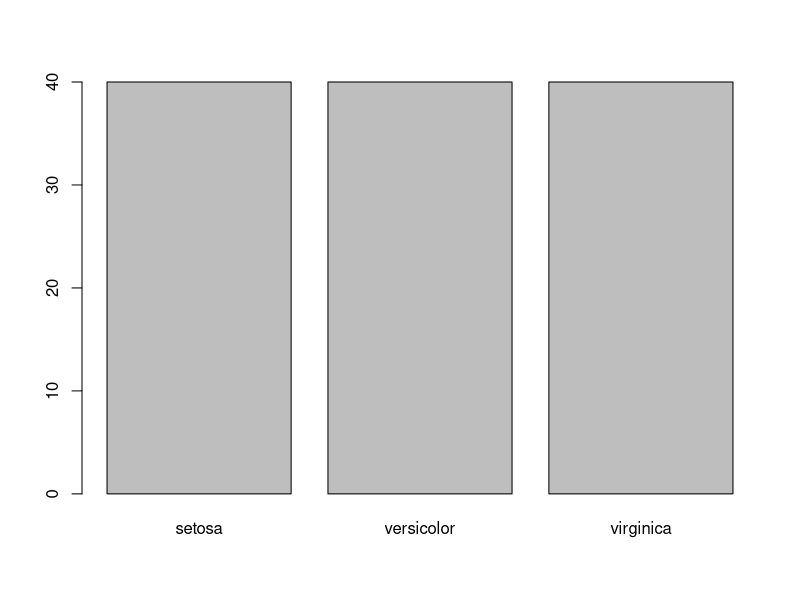

Reproduce this figure in R. (Note: this script raises an error after producing the figure.)
library(caret)

# attach the iris dataset to the environment
data(iris)
# rename the dataset
dataset <- iris

# create a list of 80% of the rows in the original dataset we can use for training
validation_index <- createDataPartition(dataset$Species, p=0.80, list=FALSE)

#select 20% of the data for validation
validation <- dataset[-validation_index,]

# use the remaining 80% of data to training and testing the models
dataset <- dataset[validation_index,]

# Dimensionality
dimensions <- dim(dataset)

# list types for each attribute
type_list <- sapply(dataset, class)

# take a peek at the first 5 rows of the data
peek <- head(dataset)

# list the levels for the class
my_levels <- levels(dataset$Species)

# summarize the class distribution
percentage <- prop.table(table(dataset$Species)) * 100
class_dist <- cbind(freq=table(dataset$Species), percentage=percentage)

# summarize attribute distributions
my_sum <- summary(dataset)

# split input and output
x <- dataset[,1:4]
y <- dataset[,5]

# barplot for class breakdown
plot_y <- plot(y)

# scatterplot matrix
plot_feat <- featurePlot(x=x, y=y, plot="ellipse")

# box and whisker plots for each attribute
plot_feat_box <- featurePlot(x=x, y=y, plot="box")

# density plots for each attribute by class value
scales <- list(x=list(relation="free"), y=list(relation="free"))
plot_feat_dens <- featurePlot(x=x, y=y, plot="density", scales=scales)

# Run algorithms using 10-fold cross validation
control <- trainControl(method="cv", number=10)
metric <- "Accuracy"


# a) linear algorithms
set.seed(7)
fit.lda <- train(Species~., data=dataset, method="lda", metric=metric, trControl=control)

# b) nonlinear algorithms
# CART
set.seed(7)
fit.cart <- train(Species~., data=dataset, method="rpart", metric=metric, trControl=control)
# kNN
set.seed(7)
fit.knn <- train(Species~., data=dataset, method="knn", metric=metric, trControl=control)

# c) advanced algorithms
# SVM
set.seed(7)
fit.svm <- train(Species~., data=dataset, method="svmRadial", metric=metric, trControl=control)
# Random Forest
set.seed(7)
fit.rf <- train(Species~., data=dataset, method="rf", metric=metric, trControl=control)

# summarize accuracy of models
results <- resamples(list(lda=fit.lda, cart=fit.cart, knn=fit.knn, svm=fit.svm, rf=fit.rf))
results_sum <- summary(results)

# compare accuracy of models
plot_results <- dotplot(results)

# summarize Best Model
lda_sum <- print(fit.lda)

# estimate skill of LDA on the validation dataset
predictions <- predict(fit.lda, validation)
plot_confm <- confusionMatrix(predictions, validation$Species)